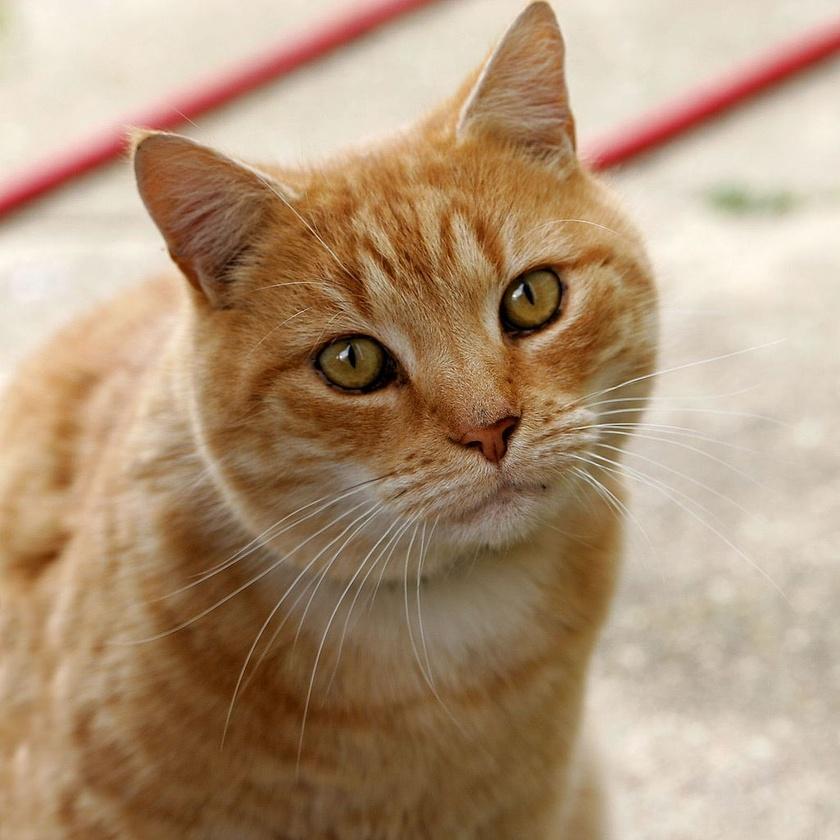
#> input picture week3/Cat.jpg, 840 x 840 px, shrunk from 1025 x 1024 before the run
$ jupyter execute S5_Histogram.ipynb
#> lines starting #> are read from the running program, lines starting #| are printed output that depends on the picture
[cell 1]
import cv2
import numpy as np
import matplotlib.pyplot as plt

[cell 2]
img_path = r"Cat.jpg"

image = cv2.imread(img_path)
#> image is the input picture: shape (840, 840, 3); mean B, G, R 120.7, 148.8, 175.9

cv2.imshow("Rectangle on Image", image)
cv2.waitKey(0)
cv2.destroyAllWindows()

[cell 3]
# flattened
image.ravel()

[cell 4]
image.ravel().shape
#> Out = (2116800,)

[cell 5]
image.ravel().size
#> Out = 2116800

[cell 6]
# image should be flattened e.g., using ravel()
plt.hist(image.ravel(), bins=256, range = [0,255])
plt.show()
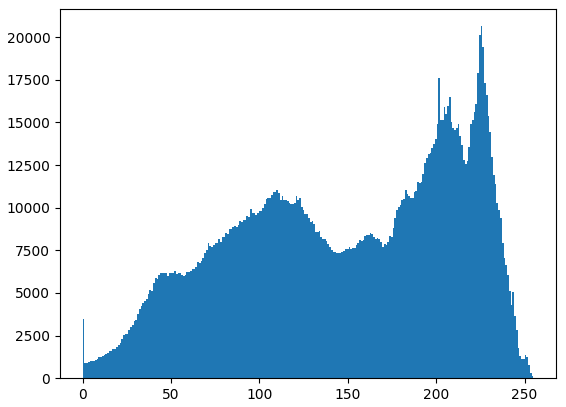
#> figure drawn by matplotlib, 1 panel; tallest bar 20645 high, from x = 225.1 to 226.1

[cell 7]
colors = ('b', 'g', 'r')

img_ravel = [image[:, :, 0].ravel(), image[:, :, 1].ravel(), image[:,:, 2].ravel()]
plt.hist(img_ravel, color= colors, label= colors)
plt.legend()
plt.show()
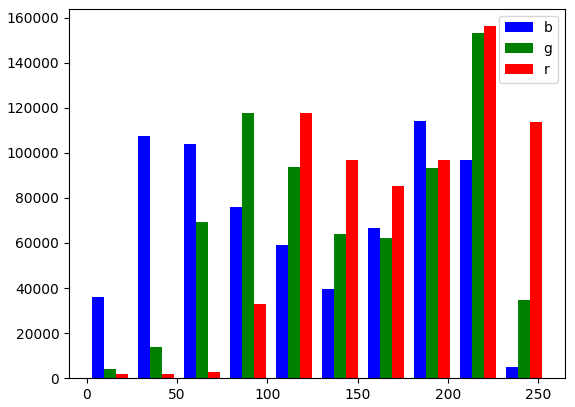
#> figure drawn by matplotlib, 1 panel; tallest bar 114129 high, from x = 181 to 187.8; tallest bar 153041 high, from x = 213.3 to 220.2; tallest bar 156211 high, from x = 220.2 to 227

[cell 8]
colors = ('b', 'g', 'r')

img_ravel = [image[:, :, 0].ravel(), image[:, :, 1].ravel(), image[:,:, 2].ravel()]
plt.hist(img_ravel, color= colors, label= colors, bins= 256, range= [0,256])
plt.title('Histogram')
plt.xlabel('pixel intensity')
plt.ylabel('count')
plt.legend()
plt.show()
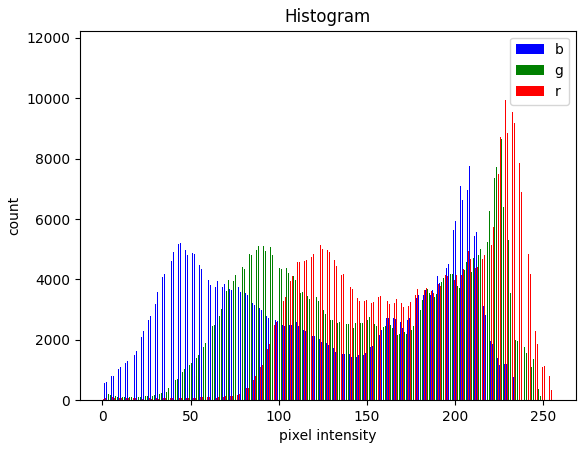
#> figure drawn by matplotlib, 1 panel; tallest bar 9717 high, from x = 202.1 to 202.4; tallest bar 10275 high, from x = 225.4 to 225.6; tallest bar 11657 high, from x = 227.6 to 227.9

[cell 9]
# Plot of all Channel using cv2.calcHist() Function

colors = ('b', 'g', 'r')
plt.figure(figsize=(16, 9))

for i, color in enumerate(colors):
    histogram = cv2.calcHist([image], [i], None, [256], [0, 256])
    plt.plot(histogram, color= color)
plt.show()
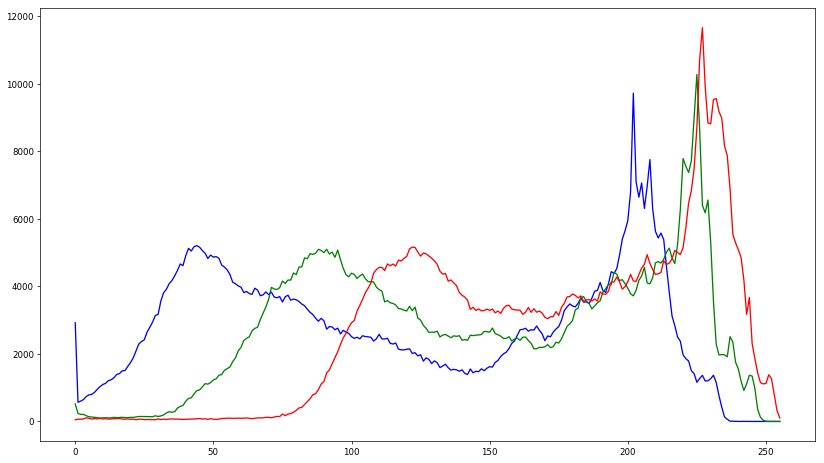
#> figure drawn by matplotlib, 1 panel; curve peaks at x = 202, y = 9717; curve peaks at x = 225, y = 10275; curve peaks at x = 227, y = 11657

[cell 10]
l1 = ["eat", "sleep", "repeat"]

for s in enumerate(l1):
    print (s)

[cell 11]
# getting desired output from tuple
for count, element in enumerate(l1):
    print(count)
    print(element)
